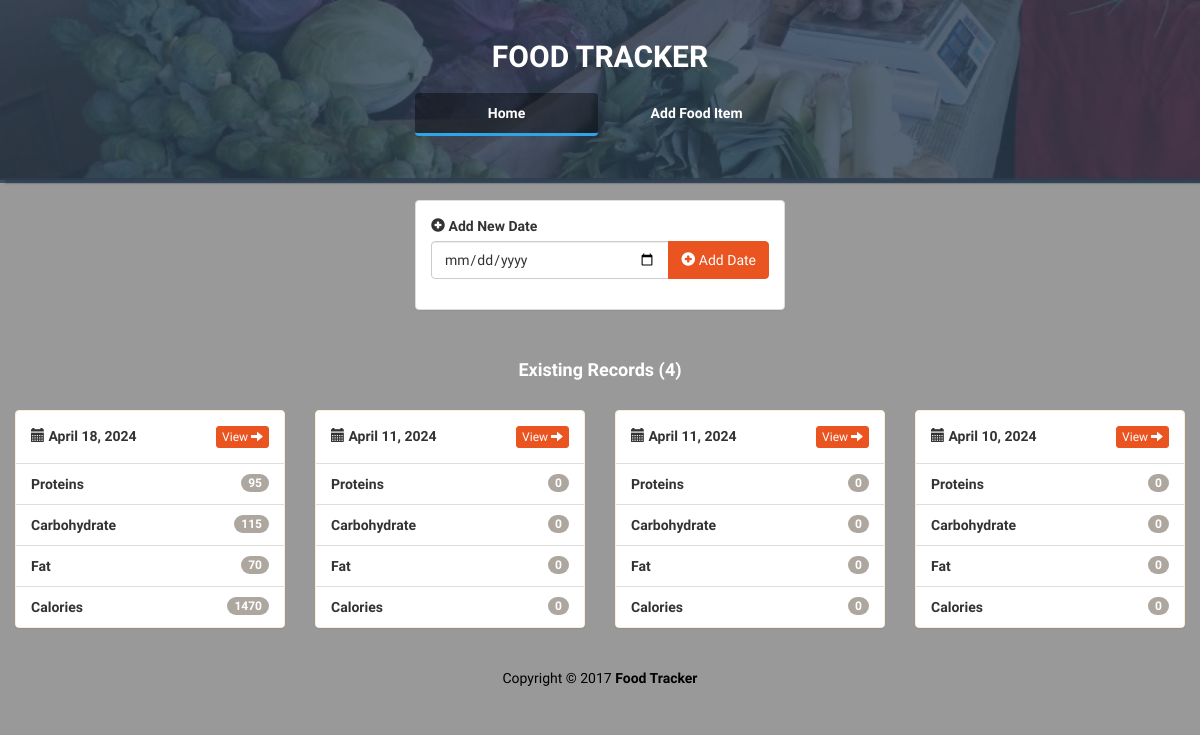
The app's page /, older data.
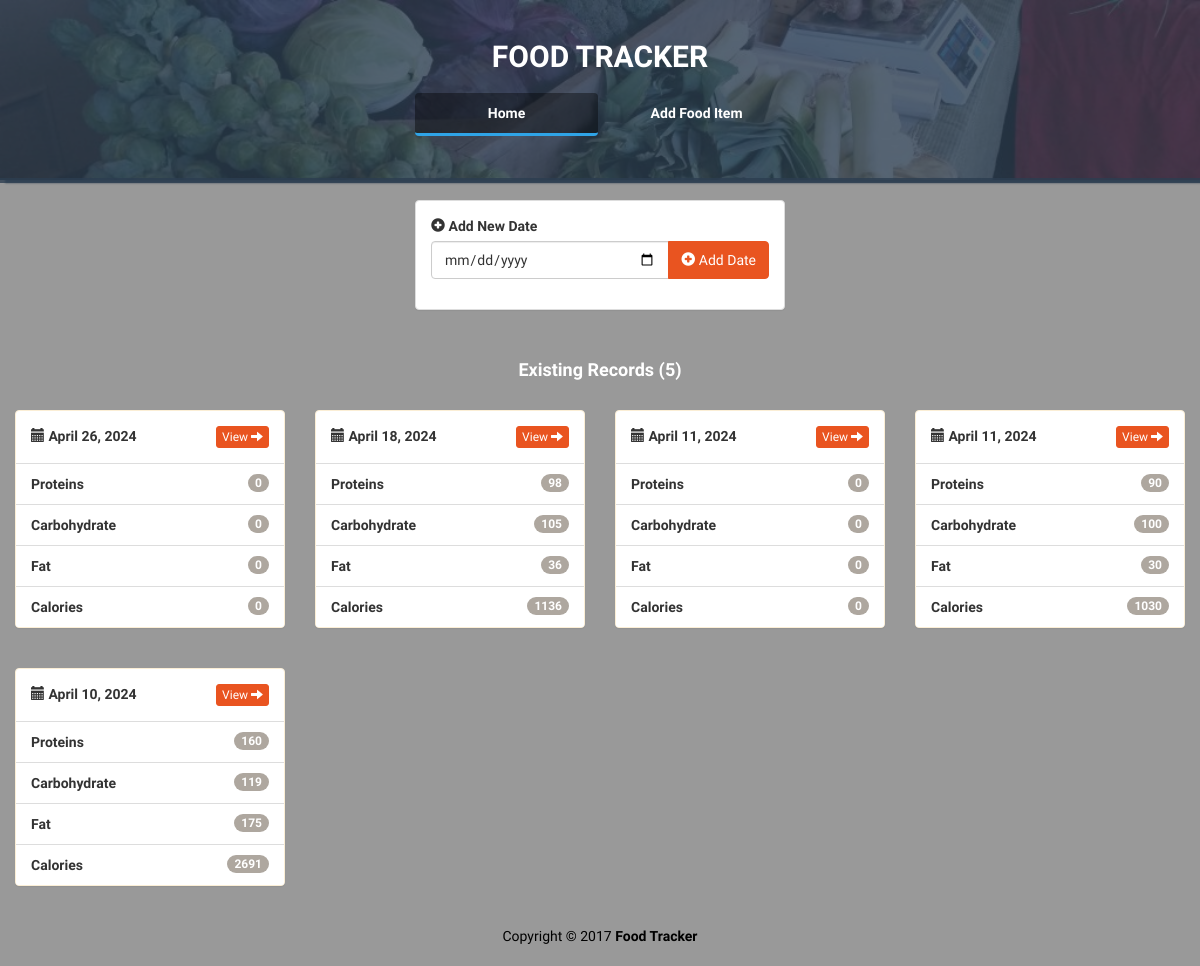
The same page, newer data.
### foodtracker/models.py (models this page shows)
class Log(db.Model):
    id = db.Column(db.Integer, primary_key=True)
    date = db.Column(db.Date, nullable=False)
    foods = db.relationship('Food', secondary=log_food, lazy='dynamic')

### foodtracker/main/routes.py (the view)
@main.route('/')
def index():
    logs = Log.query.order_by(Log.date.desc()).all()
    log_dates = []
    for log in logs:
        proteins = 0
        carbs = 0
        fats = 0
        calories = 0
        for food in log.foods:
            proteins += food.proteins
            carbs += food.carbs
            fats += food.fats
            calories += food.calories
        log_dates.append({
            'log_date' : log,
            'proteins' : proteins,
            'carbs' : carbs,
            'fats' : fats,
            'calories' : calories
        })
    return render_template('index.html', log_dates=log_dates)

### foodtracker/models.py (called while the page is built)
    @property
    def calories(self):
        return self.proteins * 4 + self.carbs * 4 + self.fats * 9

### foodtracker/templates/index.html (shortened to what this page needs)
<!DOCTYPE html>
<html lang="en">
	<head>
		<link rel="stylesheet" href="{{ url_for('static', filename='bs/css/united.min.css') }}" />
		<link rel="stylesheet" href="{{ url_for('static', filename='styles.css') }}" />
	</head>
	<body>
		<div class="container-fluid" id="wrapper">
			<div class="row" id="homeJumbo">
				<div class="overlay"></div>
				<div class="col-lg-12">
					<h1>
						<a href="{{ url_for('main.index') }}">FOOD TRACKER</a>
					</h1>
					<div class="row t20">
						<div class="col-lg-4 col-lg-offset-4">
							<ul class="nav nav-pills nav-justified">
							  <li role="presentation" class="active">
							  	<a href="{{ url_for('main.index') }}" title="Home">Home</a>
							  </li>
							  <li role="presentation">
							  	<a href="{{ url_for('main.add') }}" title="Add Food Item">Add Food Item</a>
							  </li>
							</ul>
						</div>
					</div>
				</div>
			</div>
			<div class="row t20">
				<div class="col-lg-4 col-lg-offset-4">
					<div class="panel panel-default">
						<div class="panel-body">
							<form action="{{ url_for('main.create_log') }}" method="POST" role="form">
								<div class="form-group">
									<label><i class="glyphicon glyphicon-plus-sign"></i> Add New Date</label>
									<div class="input-group">
									  <input type="date" class="form-control" name="date" placeholder="Select New Date" aria-label="date" aria-describedby="add-btn">
									  <span class="input-group-btn">
										<button type="submit" class="btn btn-primary" id="add-btn">
										  <i class="glyphicon glyphicon-plus-sign"></i> Add Date
										</button>
									  </span>
									</div>
								</div>
							</form>
						</div>
					</div>
				</div>
			</div>
			<div class="row t20">
				<div class="col-lg-12">
					<h4 class="text-center text-white"><strong>Existing Records ({{ log_dates|length}})</strong></h4>
				</div>
			</div>
			{% for row in log_dates|batch(4) %}
			<div class="row t20">
				{% for log_date in row %}
				<div class="col-lg-3">
					<div class="panel panel-warning">
						<div class="panel-body text-bold">
							<i class="glyphicon glyphicon-calendar"></i> {{ log_date['log_date'].date.strftime('%B %d, %Y') }}
							<a class="btn btn-primary btn-xs pull-right" href="{{ url_for('main.view', log_id=log_date['log_date'].id) }}">
								View <i class="glyphicon glyphicon-arrow-right"></i>
							</a>
						</div>
						<ul class="list-group">
							<li class="list-group-item text-bold"><span class="badge">{{ log_date['proteins']}}</span> Proteins</li>
							<li class="list-group-item text-bold"><span class="badge">{{ log_date['carbs']}}</span> Carbohydrate</li>
							<li class="list-group-item text-bold"><span class="badge">{{ log_date['fats']}}</span> Fat</li>
							<li class="list-group-item text-bold"><span class="badge">{{ log_date['calories']}}</span> Calories</li>
						</ul>
					</div>
				</div>
				{% endfor %}
			</div>
			{% endfor %}
			<footer>
				<div class="row pad">
					<div class="col-lg-12 text-center">
						Copyright &copy; 2017 <strong>Food Tracker</strong>
					</div>
				</div>
			</footer>
		</div>
	</body>
</html>

Row changes from the older to the newer data that the page shows:
added Log: log_date "April 26, 2024"
Text that changed along with them:
{{ log_dates|length }}: "4" → "5"
list line gone: "View 95 Proteins 115 Carbohydrate 70 Fat 1470 Calories View 0 Proteins 0 Carbohydrate 0 Fat 0 Calories View 0 Proteins 0 Carbohydrate 0 Fat 0 Calories"
new list line: "View 0 Proteins 0 Carbohydrate 0 Fat 0 Calories View 98 Proteins 105 Carbohydrate 36 Fat 1136 Calories View 90 Proteins 100 Carbohydrate 30 Fat 1030 Calories"
list line gone: "April 18, 2024"
new list line: "April 18, 2024"
list line gone: "April 11, 2024"
new list line: "April 11, 2024"
new list line: "April 10, 2024"
new list line: "View 160 Proteins 119 Carbohydrate 175 Fat 2691 Calories"
list line gone: "April 10, 2024"
